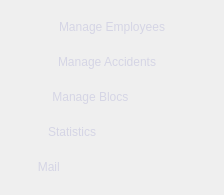
  <widget class="QWidget" name="verticalLayoutWidget_2">
   <property name="geometry">
    <rect>
     <x>0</x>
     <y>440</y>
     <width>224</width>
     <height>195</height>
    </rect>
   </property>
   <layout class="QVBoxLayout" name="verticalLayout_2">
    <item>
     <widget class="QPushButton" name="pushButton_5">
      <property name="styleSheet">
       <string notr="true">/*background-color: transparent;
color: rgb(255, 255, 255);*/
QPushButton { 
font: 87 10pt &quot;Lato Black&quot;;
background-color: transparent;
border-style: outset;
	color: rgb(213, 213, 229);
border-radius: 10px;
border-color: blue;
min-width: 10em;
padding: 6px;
}
QPushButton:hover:!pressed {
background-color: rgb(3, 38, 77);
border-style: inset;
}</string>
      </property>
      <property name="text">
       <string>Manage Employees</string>
      </property>
     </widget>
    </item>
    <item>
     <widget class="QPushButton" name="pushButton_6">
      <property name="styleSheet">
       <string notr="true">/*background-color: transparent;
color: rgb(255, 255, 255);*/
QPushButton { 
font: 87 10pt &quot;Lato Black&quot;;
background-color: transparent;
border-style: outset;
	color: rgb(213, 213, 229);
border-radius: 10px;
border-color: blue;
min-width: 10em;
padding: 6px;
}
QPushButton:hover:!pressed {
background-color: rgb(3, 38, 77);
border-style: inset;
}</string>
      </property>
      <property name="text">
       <string>Manage Accidents   </string>
      </property>
     </widget>
    </item>
    <item>
     <widget class="QPushButton" name="pushButton_7">
      <property name="styleSheet">
       <string notr="true">/*background-color: transparent;
color: rgb(255, 255, 255);*/
QPushButton { 
font: 87 10pt &quot;Lato Black&quot;;
background-color: transparent;
border-style: outset;
	color: rgb(213, 213, 229);
border-radius: 10px;
border-color: blue;
min-width: 10em;
padding: 6px;
}
QPushButton:hover:!pressed {
background-color: rgb(3, 38, 77);
border-style: inset;
}</string>
      </property>
      <property name="text">
       <string>Manage Blocs             </string>
      </property>
     </widget>
    </item>
    <item>
     <widget class="QPushButton" name="pushButton_35">
      <property name="styleSheet">
       <string notr="true">/*background-color: transparent;
color: rgb(255, 255, 255);*/
QPushButton { 
font: 87 10pt &quot;Lato Black&quot;;
background-color: transparent;
border-style: outset;
	color: rgb(213, 213, 229);
border-radius: 10px;
border-color: blue;
min-width: 10em;
padding: 6px;
}
QPushButton:hover:!pressed {
background-color: rgb(3, 38, 77);
border-style: inset;
}</string>
      </property>
      <property name="text">
       <string>Statistics                        </string>
      </property>
     </widget>
    </item>
    <item>
     <widget class="QPushButton" name="pushButton_36">
      <property name="styleSheet">
       <string notr="true">/*background-color: transparent;
color: rgb(255, 255, 255);*/
QPushButton { 
font: 87  10pt &quot;Lato Black&quot;;
background-color: transparent;
border-style: outset;
	color: rgb(213, 213, 229);
border-radius: 10px;
border-color: blue;
min-width: 10em;
padding: 6px;
}
QPushButton:hover:!pressed {
background-color: rgb(3, 38, 77);
border-style: inset;
}</string>
      </property>
      <property name="text">
       <string>  Mail                                        </string>
      </property>
     </widget>
    </item>
   </layout>
  </widget>
